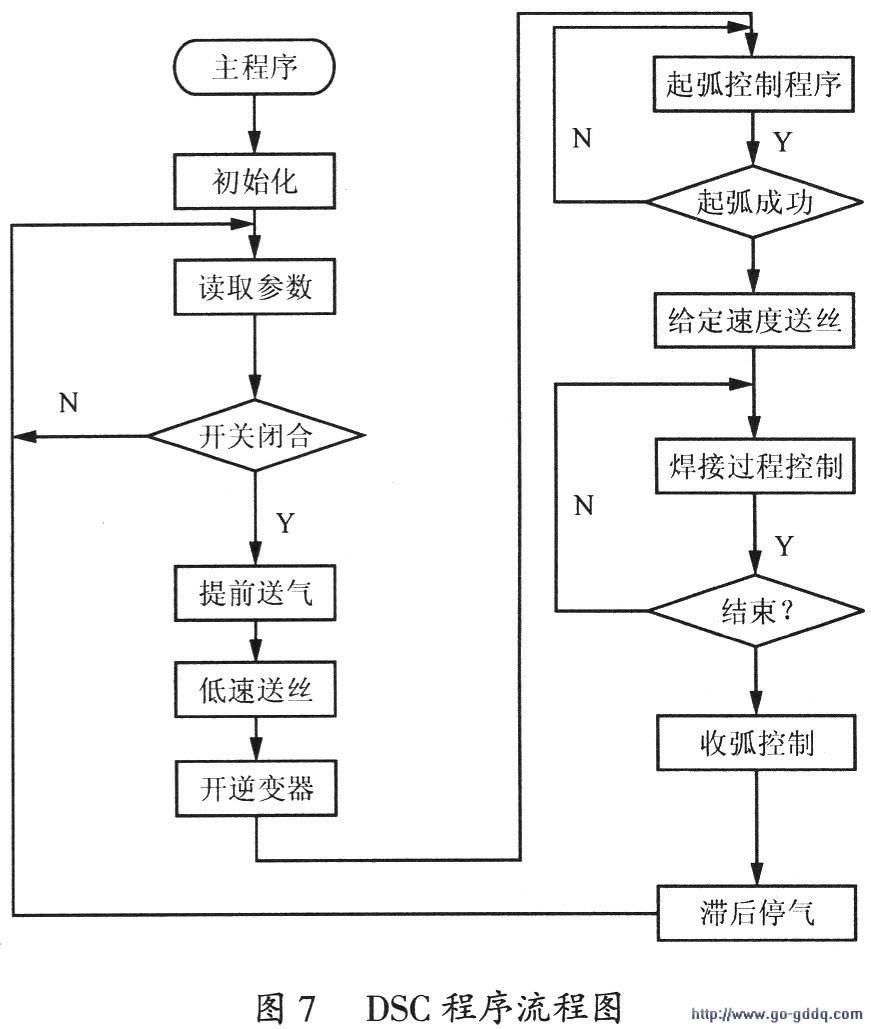
%> input picture 2.jpg, 871 x 1029 px
$ octave shumxumain.m   (GNU Octave 9; MATLAB toolbox functions it lacks are replaced by stand-ins)
%> lines starting %> are read from the running program, lines starting %| are printed output that depends on the picture; in (x1, y1, x2, y2) boxes, pixels count from 0 and x2, y2 are one past the last pixel; in counts of white or black regions, pixels touching at a corner belong together; the program's own positions count from 1
%> further down, I is the input picture: size 1029x871x3 uint8; mean R, G, B 241.5, 241.5, 241.5
### preprocessing.m
function BW =  preprocessing(I)
% I=imresize(I,1.5);
BW1=rgb2gray(I);
thresh = graythresh(BW1);
%> thresh = 0.616
BW2 = imbinarize(BW1,thresh);
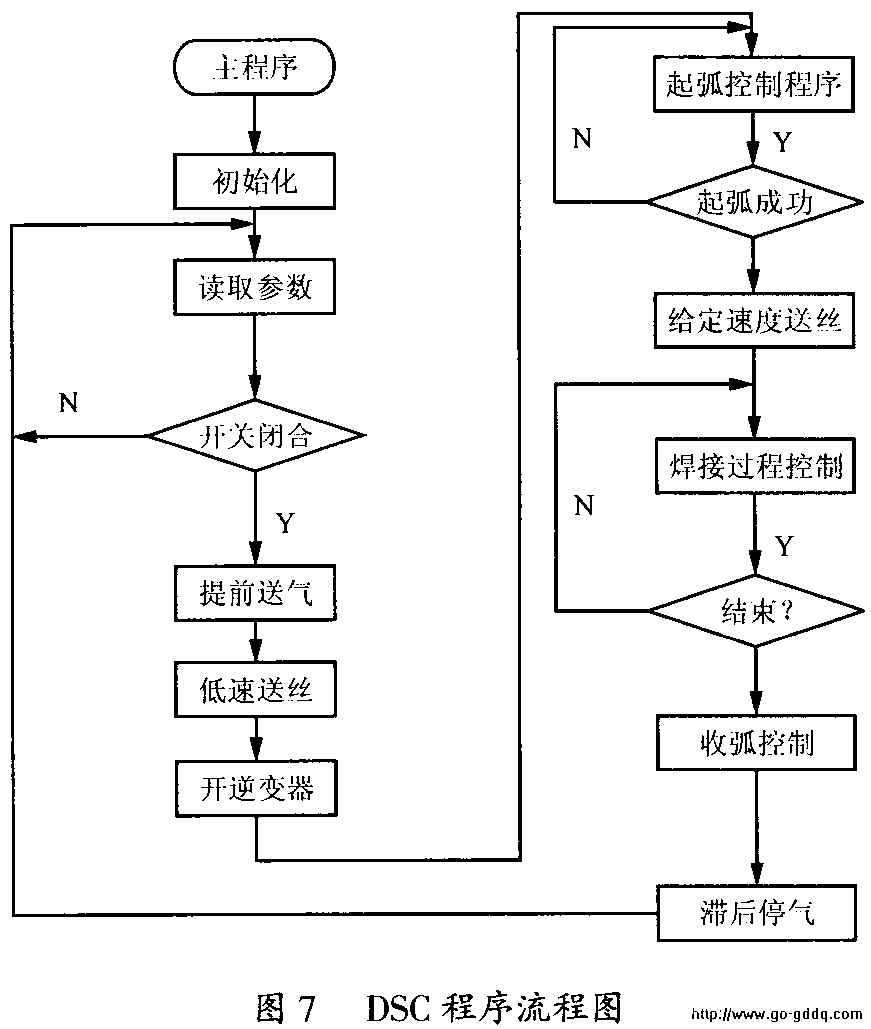
%> BW2: size 1029x871 logical; 93.8% white; 354 black regions (180 under 20 px), largest, box (x1, y1, x2, y2) and area: (10, 12, 865, 942) 39971, (594, 992, 621, 1024) 392, (257, 992, 283, 1024) 377
BW2=~BW2;
% se=strel('disk',1);
% BW2=imclose(BW2,se);
BW2=bwareaopen(BW2,30,8);
BW=BW2;

### textseparate.m
function graphic = textseparate(BW)
[L,num]=bwlabel(BW,8);
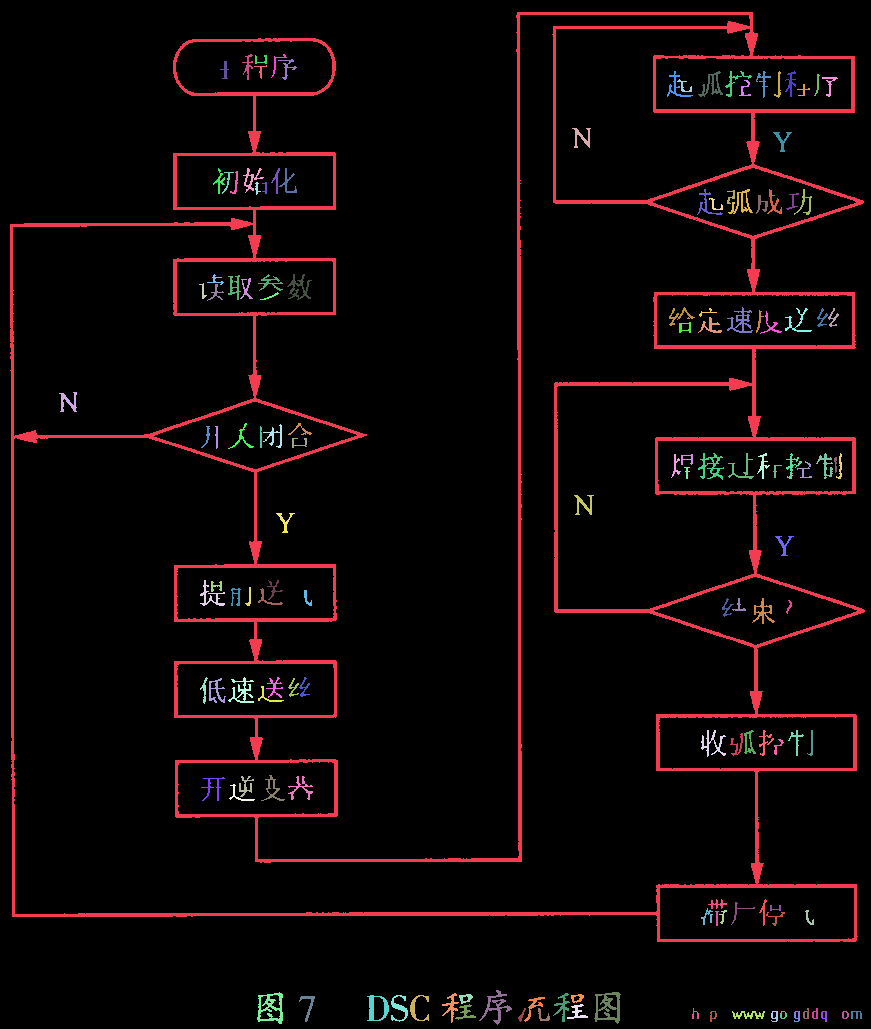
%> L: size 1029x871 double; 144 distinct labels, from 0 to 143; one colour per label, 0 black
%> num = 143
for i=1:num
    [r,c]=find(L==i);
    for x=1:size(r)
       COPY(r(x,1),c(x,1))=1;
    end
    sumi=sum(COPY(:));
    sums(i,1)=sumi;
end
%> this loop made 143 passes
%> sumi on passes 1 to 12: 39971, 40123, 40163, 40333, 40403, 40455, 40584, 40633, 40699, 40854, 40913, 41000
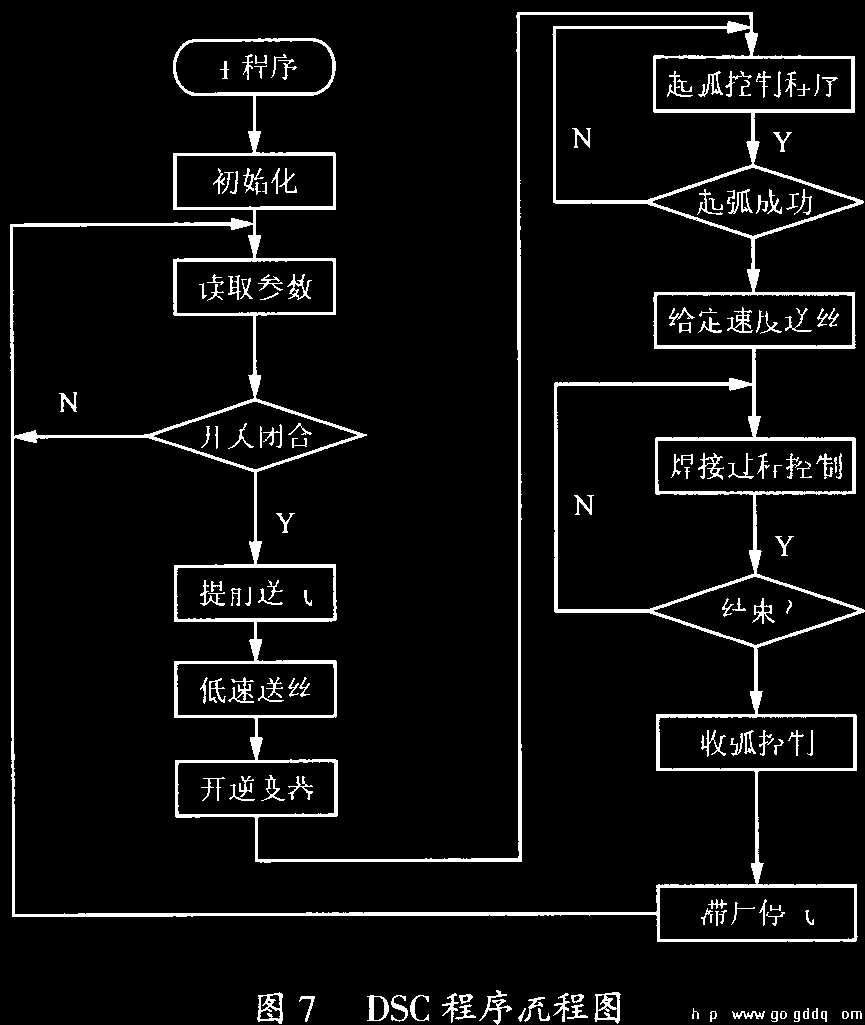
%> COPY: size 1025x865 double; values 0 (black) and 1 (white), 6% white; 143 white regions, largest, box (x1, y1, x2, y2) and area: (10, 12, 865, 942) 39971, (594, 992, 621, 1024) 392, (257, 992, 283, 1024) 377
%> after the loop, sums = 143 values from 39971 to 53472
maxs=max(sums);                    %计算所有连通域的最大值
%> maxs = 53472
u=round(0.05*maxs);                %系数取0.05
%> u = 2674
graphic = bwareaopen(BW,u,8);
%> graphic: size 1029x871 logical; 4.5% white; 1 white region, box (x1, y1, x2, y2) and area: (10, 12, 865, 942) 39971

### thin.m
function thinGraphic=thin(graphic)

se=strel('disk',7);
B=imdilate(graphic,se);
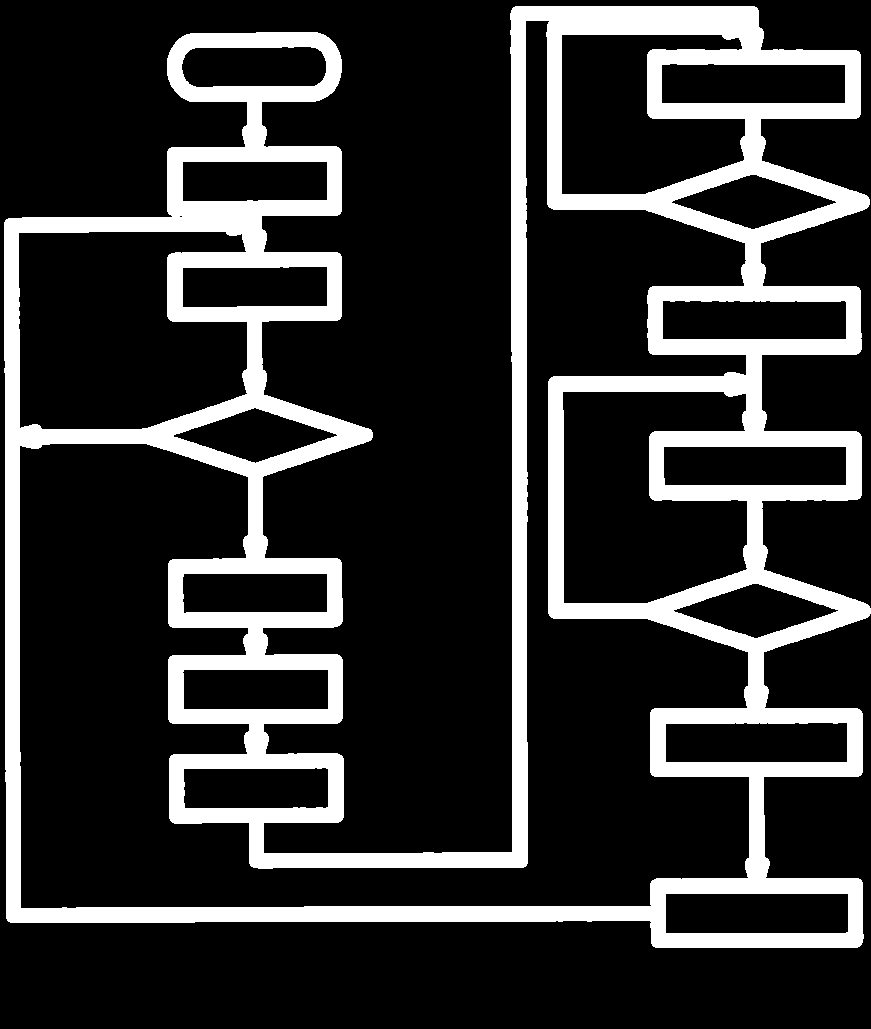
%> B: size 1029x871 logical; 19.4% white; 1 white region, box (x1, y1, x2, y2) and area: (4, 6, 871, 948) 174015

B=~B;
[A,B]=zhang(B);
se1=strel('disk',7);
B=imerode(B,se1);
se2=strel('disk',5);
B=imerode(B,se2);
[A,B]=zhang(B);
B=thinner(B);
thinGraphic=B;

### zhang.m
function [A,M]=zhang(filename)

% A=imread (filename) ;
% A=im2bw (A,0.8);
A=filename;
I=~A ;
[m n]=size (I) ;
%> m = 1029; n = 871
%Zhang Quick Method
for nc=1:60
for i=1:m
    for j=1:n
        if I(i,j)==0
            M(i,j)=0;
        else
            P(1)=I(i,j) ;
            if i-1>0
                P(2) = I(i-1,j) ;
            else
                P(2) = 0 ;
            end
            if (j+1)<=n & (i-1)>0
                P(3) = I(i-1,j+1) ;
            else
                P(3) = 0 ;
            end
            if (j+1)<=n
                P(4) = I(i,j+1) ;
            else
                P(4) = 0 ;
            end
            if (i+1)<=m & (j+1)<=n
                P(5) = I(i+1,j+1) ;
            else
                P(5) = 0 ;
            end
            if (i+1)<=m
                P(6)= I(i+1,j) ;
            else
                P(6) = 0 ;
            end
            if (j-1)>0 & (i+1)<=m
                P(7) = I(i+1,j-1) ;
            else
                P(7) = 0 ;
            end
            if (j-1)>0
                P(8) = I(i,j-1) ;
            else
                P(8) = 0 ;
            end
            if (i-1)>0 & (j-1)>0
                P(9) = I(i-1,j-1) ;
            else
                P(9) = 0 ;
            end
            P(10)=P(1) ;
            Np1=sum(P(2:9)) ;
            Sp1=0;
            Sp1=abs(P(9)-P(2)) ;
            for t=2:8
                 Sp1=Sp1+abs(P(t)-P(t+1));
            end
            Sp1=Sp1/2 ;
            if mod(nc,2)~=0
             if (Np1>=2) & (Np1<=6) & (Sp1==1) & (P(2)*P(4)*P(6)==0) & (P(4)*P(6)*P(8)==0)
                   M(i,j) = 0 ;
              else
                   M(i,j) = 1 ;
               end
            else
             if Np1>=2 & Np1<=6 & Sp1==1 & P(2)*P(4)*P(8)==0 & P(2)*P(6)*P(8)==0
                   M(i,j) = 0 ;
              else
                   M(i,j) = 1 ;
              end

            end

        end
    end
end
I=M;
end
M=~M;

end

### shumxumain.m
clc;
clear all;
tic;
I=imread('2.jpg');                                      %读取原图
BW=preprocessing(I);                                     %预处理
graphic=textseparate(BW);                                %去字符
%> (the run ends here)
